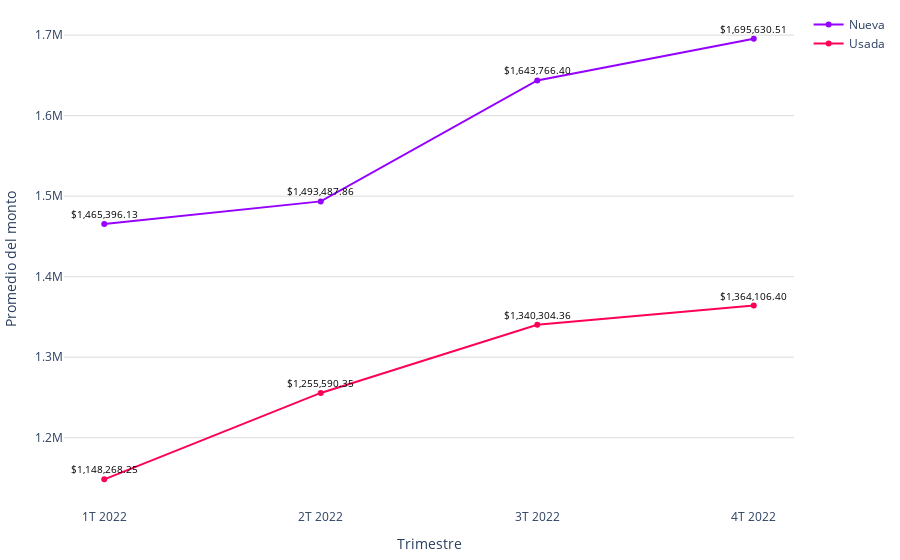

This figure's notebook cell:
### Code cell
# Datos
trimestres = promedio_monto_por_modalidad_mes['trimestre']
modalidades = promedio_monto_por_modalidad_mes['modalidad']
promedios = promedio_monto_por_modalidad_mes['promedio']

# Limpiar las cadenas de promedio y convertirlas a números
promedios_limpios = [float(promedio.replace(',', '')) for promedio in promedios]

colors = ['#9500ff', '#ff0059']
fig = go.Figure()

# Agregar líneas para cada modalidad
for i, modalidad in enumerate(modalidades.unique()):
    df_modalidad = promedio_monto_por_modalidad_mes[promedio_monto_por_modalidad_mes['modalidad'] == modalidad]
    fig.add_trace(go.Scatter(
        x=df_modalidad['trimestre'],
        y=df_modalidad['promedio'].apply(lambda x: float(x.replace(',', ''))),  # Usar los promedios limpios
        mode='markers+lines',
        name=modalidad,
        line=dict(color=colors[i % len(colors)])  # Asignar colores a las líneas
    ))

fig.update_layout(
    #title='Promedio de valor de créditos para viviendas nuevas y usadas (2023)',
    xaxis=dict(title='Trimestre'),
    yaxis=dict(title='Promedio del monto', gridcolor='#dddcda'),
    margin=dict(l=10, r=10, t=10, b=10),  # Ajusta los márgenes (left, right, top, bottom)
    plot_bgcolor='rgba(0,0,0,0)',  # Color de fondo del gráfico
)

# Agregar etiquetas de texto a los puntos con símbolo de dólar
for trace in fig.data:
    df_modalidad = promedio_monto_por_modalidad_mes[promedio_monto_por_modalidad_mes['modalidad'] == trace.name]
    for i, point in enumerate(trace.y):
        # Formatear el promedio con símbolo de dólar
        promedio_con_dolar = f'${df_modalidad.iloc[i]["promedio"]}'
        fig.add_annotation(
            x=trace.x[i],
            y=point,
            text=promedio_con_dolar,
            showarrow=False,
            font=dict(color='black', size=10),
            yshift=10
        )

# Exportar gráfica como archivo HTML
def guardar_grafico_como_html(fig, nombre_archivo, carpeta='assets\graficas'):
    # Crear la carpeta si no existe
    if not os.path.exists(carpeta):
        os.makedirs(carpeta)
    config = {
        'displaylogo': False,  # Ocultar el logo de Plotly
        'modeBarButtonsToRemove': [
            'toImage',       # Botón para guardar como imagen
            'select2d',      # Box select
            'lasso2d',       # Lasso select
            'resetScale2d',  # Reset Axes
        ]
    }
    # Gráfica como archivo HTML en la carpeta especificada
    pio.write_html(fig, f'{carpeta}/{nombre_archivo}.html', config=config)



guardar_grafico_como_html(fig, 'g_scatt_creditos_nuevausada_2022', carpeta='assets\graficas')
fig.show()

### Figure 1 — Plotly figure (JSON) as saved in the notebook; plotly's stock layout.template omitted (floating-point values rounded to 4 significant figures)
{"data": [{"line": {"color": "#9500ff"}, "mode": "markers+lines", "name": "Nueva", "type": "scatter", "x": ["1T 2022", "2T 2022", "3T 2022", "4T 2022"], "y": [1465000.0, 1493000.0, 1644000.0, 1696000.0]}, {"line": {"color": "#ff0059"}, "mode": "markers+lines", "name": "Usada", "type": "scatter", "x": ["1T 2022", "2T 2022", "3T 2022", "4T 2022"], "y": [1148000.0, 1256000.0, 1340000.0, 1364000.0]}], "layout": {"annotations": [{"font": {"color": "black", "size": 10}, "showarrow": false, "text": "$1,465,396.13", "x": "1T 2022", "y": 1465000.0, "yshift": 10}, {"font": {"color": "black", "size": 10}, "showarrow": false, "text": "$1,493,487.86", "x": "2T 2022", "y": 1493000.0, "yshift": 10}, {"font": {"color": "black", "size": 10}, "showarrow": false, "text": "$1,643,766.40", "x": "3T 2022", "y": 1644000.0, "yshift": 10}, {"font": {"color": "black", "size": 10}, "showarrow": false, "text": "$1,695,630.51", "x": "4T 2022", "y": 1696000.0, "yshift": 10}, {"font": {"color": "black", "size": 10}, "showarrow": false, "text": "$1,148,268.25", "x": "1T 2022", "y": 1148000.0, "yshift": 10}, {"font": {"color": "black", "size": 10}, "showarrow": false, "text": "$1,255,590.35", "x": "2T 2022", "y": 1256000.0, "yshift": 10}, {"font": {"color": "black", "size": 10}, "showarrow": false, "text": "$1,340,304.36", "x": "3T 2022", "y": 1340000.0, "yshift": 10}, {"font": {"color": "black", "size": 10}, "showarrow": false, "text": "$1,364,106.40", "x": "4T 2022", "y": 1364000.0, "yshift": 10}], "margin": {"b": 10, "l": 10, "r": 10, "t": 10}, "plot_bgcolor": "rgba(0,0,0,0)", "xaxis": {"title": {"text": "Trimestre"}}, "yaxis": {"gridcolor": "#dddcda", "title": {"text": "Promedio del monto"}}}}
